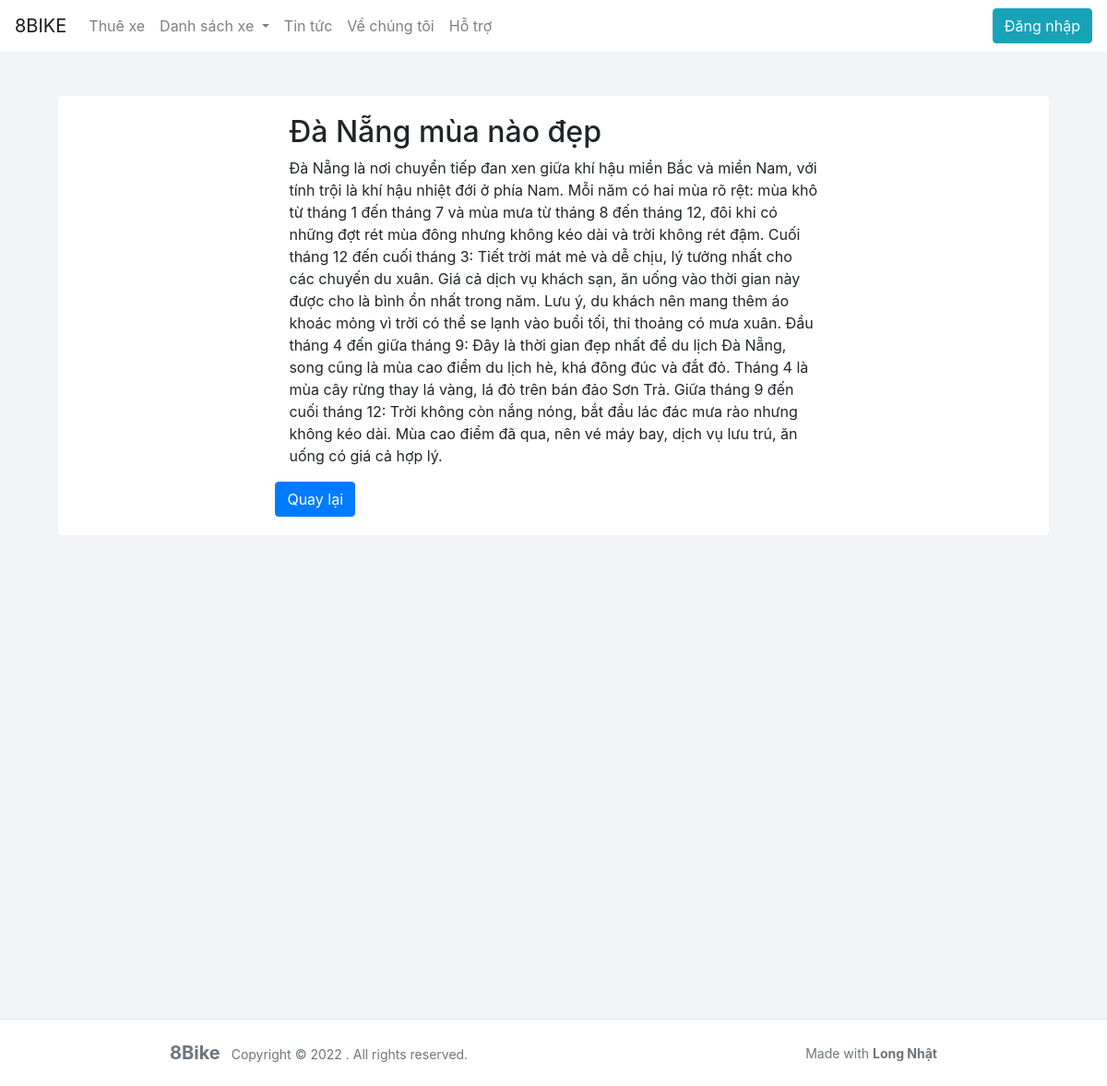
Page /post_detail/dja-nng-mua-nao-djp on the committed database.
### posts/models.py (models this page shows, shortened)
class Post(models.Model):
    id = models.UUIDField(
        primary_key=True, default=uuid.uuid4, editable=False, unique=True
    )
    title = models.CharField(max_length=255, default="")
    slug = models.SlugField(unique=True)
    content = models.TextField(default="")
    post_date = models.DateTimeField(auto_now_add=True)
    class Meta:
        db_table = "posts"

### posts/views.py (the view)
# urls.py: path('post_detail/<slug:slug>', postdetailview, name='post_detail'),
def postdetailview(request, slug):
    post = get_object_or_404(Post, slug=slug)
    types = Type.objects.all()
    return render(request, 'core/post/postdetail.html', {'post': post, 'types': types})

### templates/core/post/postdetail.html
{% extends 'core/base.html' %}
{% load static %}
{% block content %}
<div class="container px-4 px-lg-5">
    <div class="row gx-4 gx-lg-5 justify-content-center mt-5 card-body rounded" style="background-color: #fff;">
        <div class="col-md-10 col-lg-8 col-xl-7">
            <h2 class="section-heading">{{ post.title }}</h2>
            <p>{{ post.content }}</p>
            <div class="row justify-content-between">
                <a href="{% url 'postspage' %}" class="btn btn-primary">Quay lại</a>
            </div>
        </div>
    </div>
</div>
{% endblock %}

### static/core/css/main.css (style rules this page uses)
body { background-color: #f2f4f7; }

### rows in the picture
Post: title "Đà Nẵng mùa nào đẹp", content "Đà Nẵng là nơi chuyển tiếp đan xen giữa khí hậu miền Bắc và miền Nam, với tính trội là khí hậu nhiệt đới ở phía Nam. Mỗi năm có hai mùa rõ rệt: mùa khô từ tháng 1 đến tháng 7 và mùa mưa từ tháng 8 đến tháng 12, đôi khi có những đợt rét mùa đông nhưng không kéo dài và trời không rét đậm. Cuối tháng 12 đến cuối tháng 3: Tiết trời mát mẻ và dễ chịu, lý tưởng nhất cho các chuyến du xuân. Giá cả dịch vụ khách sạn, ăn uống vào thời gian này được cho là bình ổn nhất trong năm. Lưu ý, du khách nên mang thêm áo khoác mỏng vì trời có thể se lạnh vào buổi tối, thi thoảng có mưa xuân. Đầu tháng 4 đến giữa tháng 9: Đây là thời gian đẹp nhất để du lịch Đà Nẵng, song cũng là mùa cao điểm du lịch hè, khá…"
